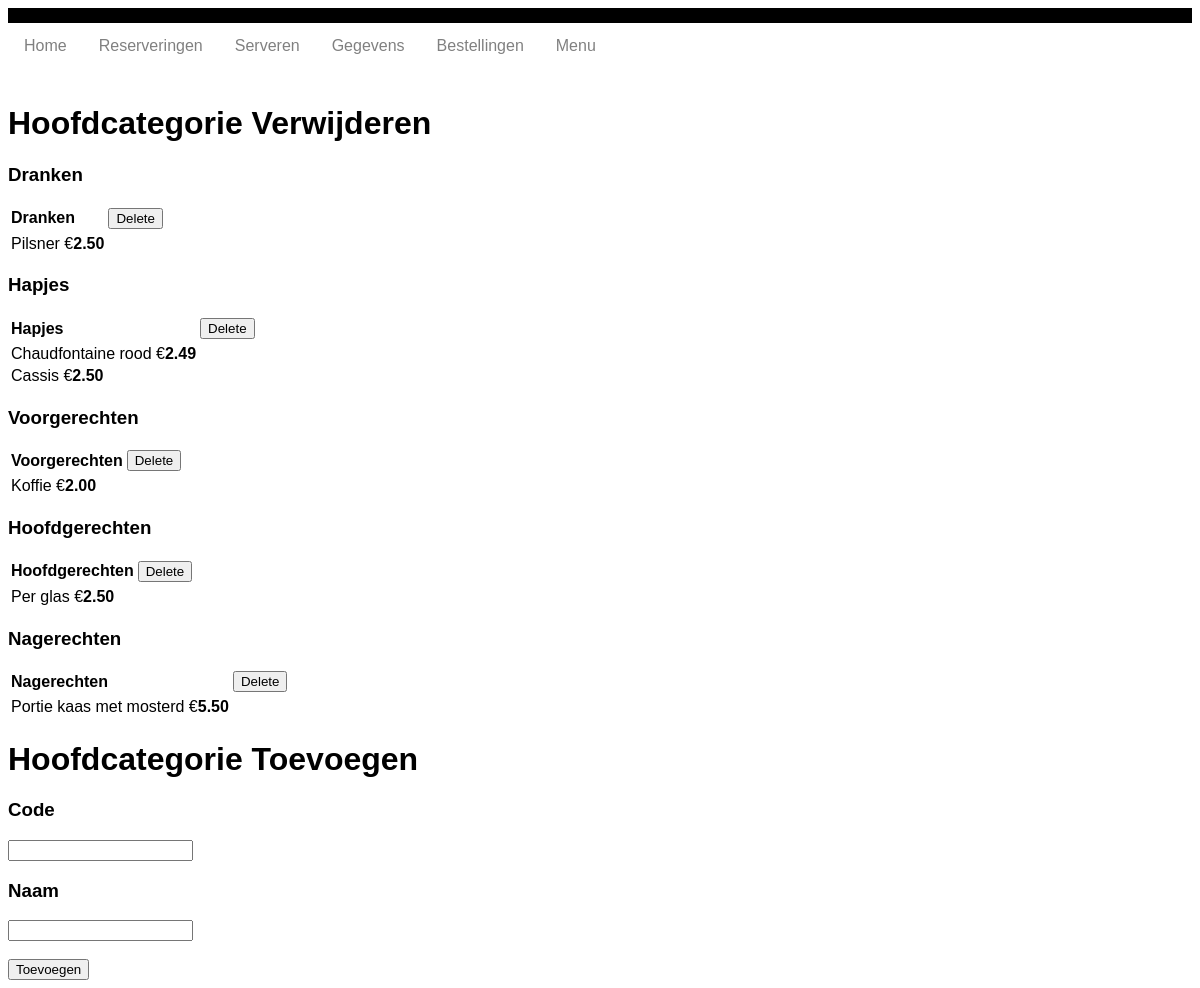
The page /hoofdgroepen.php on the database its author committed.
### tables this page shows
CREATE TABLE `gerechtcategorieen` (
  `ID` int(11) NOT NULL,
  `Code` varchar(3) DEFAULT NULL,
  `Naam` varchar(20) DEFAULT NULL
);

CREATE TABLE `menuitems` (
  `ID` int(11) NOT NULL,
  `Code` varchar(4) DEFAULT NULL,
  `Naam` varchar(30) DEFAULT NULL,
  `Gerechtsoort_ID` int(11) NOT NULL,
  `Prijs` decimal(6,2) NOT NULL
);

### database.php (called while the page is built, shortened)
<?php
class database{
    private $db;
    function __construct(){
        $this->db_server = 'localhost';
        $this->db_username = 'root';
        $this->db_password = '';
        $this->db_name = 'excellenttaste';
        $dsn = "mysql:host=$this->db_server;dbname=$this->db_name;charset=utf8mb4";
        $options = [
            PDO::ATTR_ERRMODE            => PDO::ERRMODE_EXCEPTION,
            PDO::ATTR_DEFAULT_FETCH_MODE => PDO::FETCH_ASSOC,
            PDO::ATTR_EMULATE_PREPARES   => false,
        ];
        try {
             $this->db = new PDO($dsn, $this->db_username, $this->db_password, $options);
        } catch (\PDOException $e) {
             throw new \PDOException($e->getMessage(), (int)$e->getCode());
        }
    }
    public function select($statement, $named_placeholder){
        $statement = $this->db->prepare($statement);
        $statement->execute($named_placeholder);
        $result = $statement->fetchAll(PDO::FETCH_ASSOC);
        return $result;
    }
}
?>

### hoofdgroepen.php (the view, shortened to what this page needs)
<?php
    include 'database.php';
    $db = new database();
    $categorieen = $db->select("SELECT * FROM gerechtcategorieen",[]);
    $row_data = array_values($categorieen);
?>
<!DOCTYPE html>
<head>
    <link rel="stylesheet" type="text/css" href="style.css">
</head>
<body>
    <?php include_once 'navigatie.php' ?>
    <h1>Hoofdcategorie Verwijderen</h1>
    <?php foreach ($row_data AS $data) { ?>
        <?php
        $categorie_id = $data['ID'];
        $soorten = $db->select("SELECT * FROM gerechtcategorieen WHERE ID = :categorie_id",[':categorie_id' => $categorie_id]);
        $row_data_soorten = array_values($soorten);
    ?>
    <h3><?php echo $data["Naam"]?></h3>
    <table style="text-align: left;">
      <tr>
        <?php foreach($row_data_soorten AS $data_soorten) {?>
          <?php
            $soorten_id = $data_soorten['ID'];
            $menuitems = $db->select("SELECT * FROM menuitems WHERE Gerechtsoort_ID = :soorten_id",[':soorten_id' => $soorten_id]);
            $row_data_menuitems = array_values($menuitems);
          ?>
          <form method="post">
            <th><?php echo $data_soorten["Naam"] ?></th>
            <th><button type="submit" name="delete">Delete</button></th>
          </form>
          <tr>
          <?php foreach($row_data_menuitems AS $data_menuitems) {?>
            <tr><td><?php echo $data_menuitems["Naam"]." €<strong>".$data_menuitems['Prijs']."</strong>"?></td>
          <?php } ?>
          </tr>
        <?php } ?>
      </tr>
    </table>
  <?php } ?>
  <form method="post">
    <h1>Hoofdcategorie Toevoegen</h1>
    <h3>Code</h3>
    <input type="text" name="code">
    <h3>Naam</h3>
    <input type="text" name="naam"><br><br>
    <button type="submit" name="add">Toevoegen</button>
  </form>
</body>
</html>

### navigatie.php (style rules this page uses)
body { font-family: Arial, Helvetica, sans-serif; }

### rows shown on the page
gerechtcategorieen: Naam "Dranken"
menuitems: Naam "Pilsner", Prijs "2.50"
gerechtcategorieen: Naam "Hapjes"
menuitems: Naam "Chaudfontaine rood", Prijs "2.49"
menuitems: Naam "Cassis", Prijs "2.50"
gerechtcategorieen: Naam "Voorgerechten"
menuitems: Naam "Koffie", Prijs "2.00"
gerechtcategorieen: Naam "Hoofdgerechten"
menuitems: Naam "Per glas", Prijs "2.50"
gerechtcategorieen: Naam "Nagerechten"
menuitems: Naam "Portie kaas met mosterd", Prijs "5.50"
